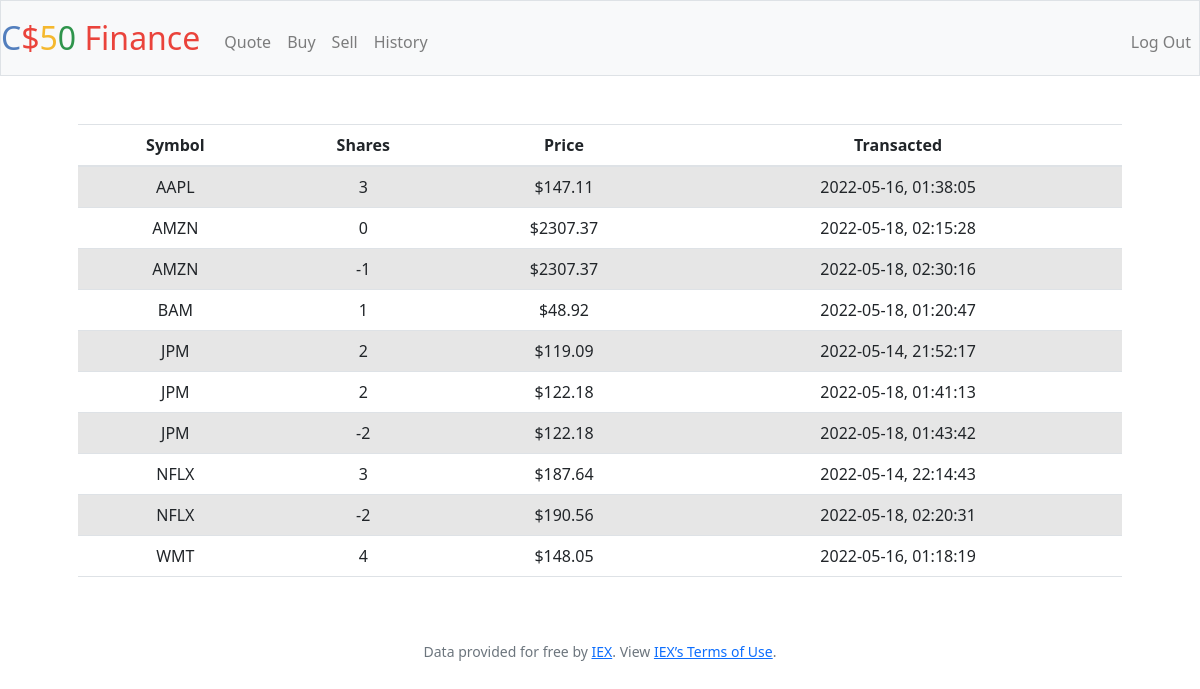
Page /history (signed in) on the earlier database version.
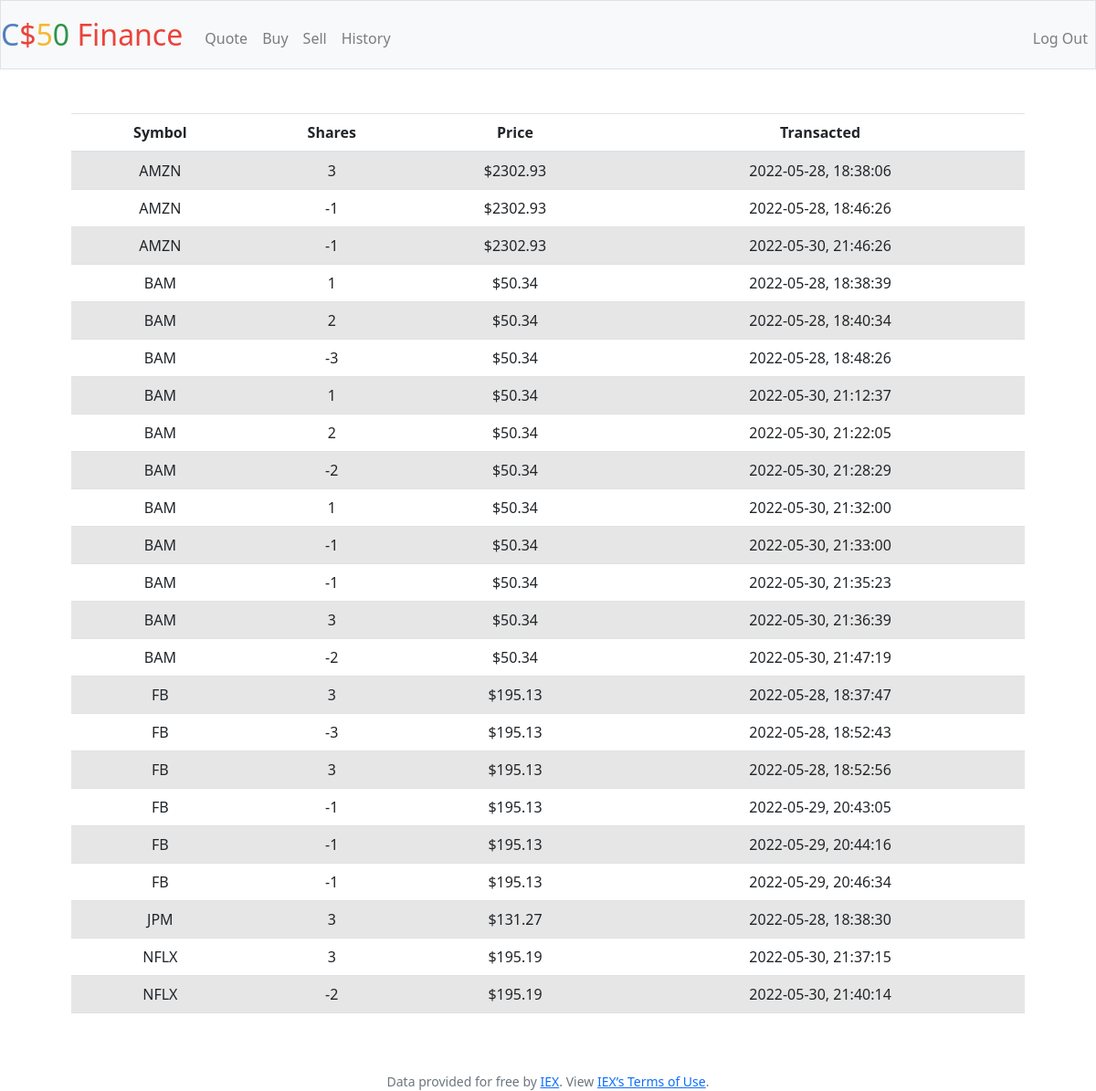
Same page on the later database version.
### tables this page shows
CREATE TABLE "transactions"
  (
     user_id          INTEGER NOT NULL,
     ticker_symbol    TEXT NOT NULL,
     stock_name       TEXT NOT NULL,
     amount           INTEGER NOT NULL,
     purchase_price   DECIMAL(9,2) NOT NULL,
     transaction_time DATETIME NOT NULL,
     FOREIGN KEY(user_id) REFERENCES users (id)
  );

### application.py (the view)
@app.route("/history")
@login_required
def history():
    history = db.execute("SELECT * from transactions WHERE user_id = ? ORDER BY ticker_symbol", session.get("user_id"))
    return render_template('history.html', history=history)

### application.py (called while the page is built)
@app.after_request
def after_request(response):
    response.headers["Cache-Control"] = "no-cache, no-store, must-revalidate"
    response.headers["Expires"] = 0
    response.headers["Pragma"] = "no-cache"
    return response

### helpers.py (called while the page is built)
def login_required(f):
    @wraps(f)
    def decorated_function(*args, **kwargs):
        if session.get("user_id") is None:
            return redirect("/login")
        return f(*args, **kwargs)
    return decorated_function

### templates/history.html (shortened to what this page needs)
{% extends "layout.html" %}
{% block main %}
<link href="https://cdn.jsdelivr.net/npm/bootstrap@5.2.0-beta1/dist/css/bootstrap.min.css" rel="stylesheet">
<table class = "table table-striped">
    <thead>
    <tr>
        <th><b>Symbol</b></th>
        <th><b>Shares</b></th>
        <th><b>Price</b></th>
        <th><b>Transacted</b></th>
    </tr>
    </thead>
    {% for hist in history %}
    <tr>
        <td>{{ hist['ticker_symbol'] }}</td>
        <td>{{ hist['amount'] }}</td>
        <td>{{ "$" ~ hist['purchase_price'] }}</td>
        <td>{{ hist['transaction_time'] }}</td>
    </tr>
    {% endfor %}
</table>
{% endblock %}

### templates/layout.html (shortened to what this page needs)
<!DOCTYPE html>
<html lang="en">
    <head>
        <link rel="stylesheet" href="https://cdn.jsdelivr.net/npm/bootstrap@4.5.3/dist/css/bootstrap.min.css">
        <link href="/static/styles.css" rel="stylesheet">
    </head>
    <body>
        <nav class="navbar navbar-expand-md navbar-light bg-light border">
            <a class="navbar-brand" href="/"><span class="blue">C</span><span class="red">$</span><span class="yellow">5</span><span class="green">0</span> <span class="red">Finance</span></a>
            <div class="collapse navbar-collapse" id="navbar">
                {% if session.user_id %}
                    <ul class="navbar-nav mr-auto mt-2">
                        <li class="nav-item"><a class="nav-link" href="/quote">Quote</a></li>
                        <li class="nav-item"><a class="nav-link" href="/buy">Buy</a></li>
                        <li class="nav-item"><a class="nav-link" href="/sell">Sell</a></li>
                        <li class="nav-item"><a class="nav-link" href="/history">History</a></li>
                    </ul>
                    <ul class="navbar-nav ml-auto mt-2">
                        <li class="nav-item"><a class="nav-link" href="/logout">Log Out</a></li>
                    </ul>
                {% else %}
                    <ul class="navbar-nav ml-auto mt-2">
                        <li class="nav-item"><a class="nav-link" href="/register">Register</a></li>
                        <li class="nav-item"><a class="nav-link" href="/login">Log In</a></li>
                    </ul>
                {% endif %}
            </div>
        </nav>
        <main class="container p-5">
            {% block main %}{% endblock %}
        </main>
        <footer class="small text-center text-muted">
            Data provided for free by <a href="https://iextrading.com/developer">IEX</a>. View <a href="https://iextrading.com/api-exhibit-a/">IEX’s Terms of Use</a>.
        </footer>
    </body>
</html>

### static/styles.css (style rules this page uses)
nav .navbar-brand { font-size: xx-large; }
nav .navbar-brand .blue { color: #537fbe; }
nav .navbar-brand .red { color: #ea433b; }
nav .navbar-brand .yellow { color: #f5b82e; }
nav .navbar-brand .green { color: #2e944b; }
main { overflow-x: auto; text-align: center; }

Differences in the rows shown:
removed transactions: ticker_symbol "AAPL", amount "3", purchase_price "$147.11", transaction_time "2022-05-16, 01:38:05"
removed transactions: ticker_symbol "AMZN", amount "0", purchase_price "$2307.37", transaction_time "2022-05-18, 02:15:28"
removed transactions: ticker_symbol "JPM", amount "2", purchase_price "$119.09", transaction_time "2022-05-14, 21:52:17"
removed transactions: ticker_symbol "JPM", amount "2", purchase_price "$122.18", transaction_time "2022-05-18, 01:41:13"
removed transactions: ticker_symbol "JPM", amount "-2", purchase_price "$122.18", transaction_time "2022-05-18, 01:43:42"
removed transactions: ticker_symbol "NFLX", amount "-2", purchase_price "$190.56", transaction_time "2022-05-18, 02:20:31"
removed transactions: ticker_symbol "WMT", amount "4", purchase_price "$148.05", transaction_time "2022-05-16, 01:18:19"
changed transactions (number 1 of 23 on the later page): ticker_symbol "NFLX" → "AMZN"; purchase_price "$187.64" → "$2302.93"; transaction_time "2022-05-14, 22:14:43" → "2022-05-28, 18:38:06"; moves up the list
added transactions: ticker_symbol "AMZN", amount "-1", purchase_price "$2302.93", transaction_time "2022-05-28, 18:46:26"
added transactions: ticker_symbol "AMZN", amount "-1", purchase_price "$2302.93", transaction_time "2022-05-30, 21:46:26"
added transactions: ticker_symbol "BAM", amount "1", purchase_price "$50.34", transaction_time "2022-05-28, 18:38:39"
changed transactions (number 5 of 23 on the later page): amount "1" → "2"; purchase_price "$48.92" → "$50.34"; transaction_time "2022-05-18, 01:20:47" → "2022-05-28, 18:40:34"; moves down the list
added transactions: ticker_symbol "BAM", amount "-3", purchase_price "$50.34", transaction_time "2022-05-28, 18:48:26"
added transactions: ticker_symbol "BAM", amount "1", purchase_price "$50.34", transaction_time "2022-05-30, 21:12:37"
added transactions: ticker_symbol "BAM", amount "2", purchase_price "$50.34", transaction_time "2022-05-30, 21:22:05"
added transactions: ticker_symbol "BAM", amount "-2", purchase_price "$50.34", transaction_time "2022-05-30, 21:28:29"
added transactions: ticker_symbol "BAM", amount "1", purchase_price "$50.34", transaction_time "2022-05-30, 21:32:00"
added transactions: ticker_symbol "BAM", amount "-1", purchase_price "$50.34", transaction_time "2022-05-30, 21:33:00"
added transactions: ticker_symbol "BAM", amount "-1", purchase_price "$50.34", transaction_time "2022-05-30, 21:35:23"
added transactions: ticker_symbol "BAM", amount "3", purchase_price "$50.34", transaction_time "2022-05-30, 21:36:39"
added transactions: ticker_symbol "BAM", amount "-2", purchase_price "$50.34", transaction_time "2022-05-30, 21:47:19"
added transactions: ticker_symbol "FB", amount "3", purchase_price "$195.13", transaction_time "2022-05-28, 18:37:47"
added transactions: ticker_symbol "FB", amount "-3", purchase_price "$195.13", transaction_time "2022-05-28, 18:52:43"
added transactions: ticker_symbol "FB", amount "3", purchase_price "$195.13", transaction_time "2022-05-28, 18:52:56"
changed transactions (number 18 of 23 on the later page): ticker_symbol "AMZN" → "FB"; purchase_price "$2307.37" → "$195.13"; transaction_time "2022-05-18, 02:30:16" → "2022-05-29, 20:43:05"
added transactions: ticker_symbol "FB", amount "-1", purchase_price "$195.13", transaction_time "2022-05-29, 20:44:16"
added transactions: ticker_symbol "FB", amount "-1", purchase_price "$195.13", transaction_time "2022-05-29, 20:46:34"
added transactions: ticker_symbol "JPM", amount "3", purchase_price "$131.27", transaction_time "2022-05-28, 18:38:30"
added transactions: ticker_symbol "NFLX", amount "3", purchase_price "$195.19", transaction_time "2022-05-30, 21:37:15"
added transactions: ticker_symbol "NFLX", amount "-2", purchase_price "$195.19", transaction_time "2022-05-30, 21:40:14"
